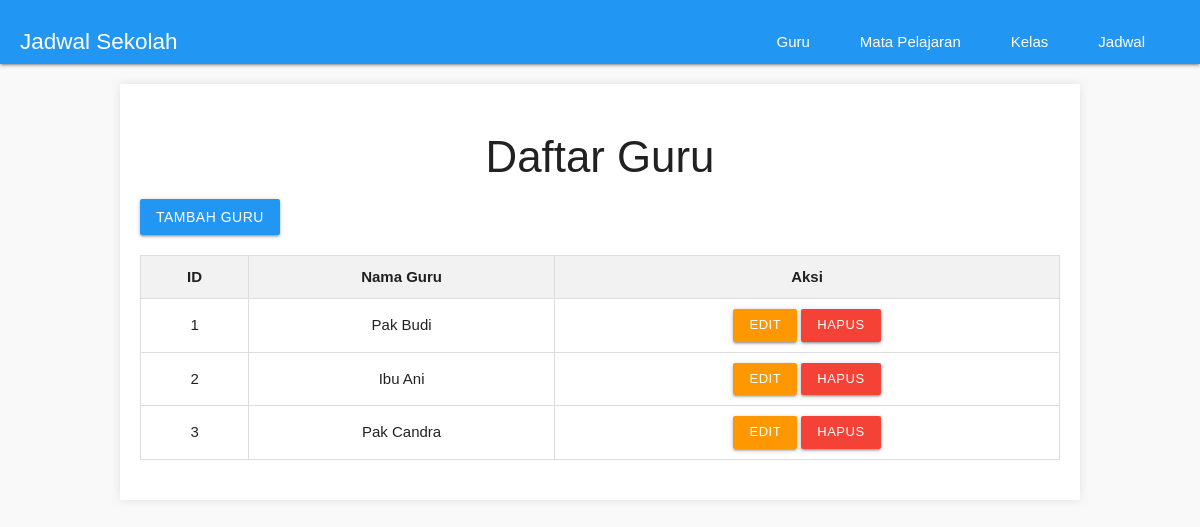
The app's page /public/guru with its own data.
### tables this page shows
CREATE TABLE IF NOT EXISTS guru (
    id_guru INT AUTO_INCREMENT PRIMARY KEY,
    nama_guru VARCHAR(100) NOT NULL
);

### app/controllers/GuruController.php (called while the page is built, shortened)
<?php
include_once '../app/models/GuruModel.php';
class GuruController {
    private $model;
    public function __construct($db) {
        $this->model = new GuruModel($db);
    }
    public function index() {
        $result = $this->model->getAll();
        include '../app/views/guru/index.php';
    }
}
?>

### app/models/GuruModel.php (called while the page is built, shortened)
<?php
class GuruModel {
    private $conn;
    private $table = 'guru';
    public function __construct($db) {
        $this->conn = $db;
    }
    public function getAll() {
        $query = "SELECT * FROM " . $this->table;
        $stmt = $this->conn->prepare($query);
        $stmt->execute();
        return $stmt;
    }
}
?>

### app/views/guru/index.php (the view)
<?php include '../app/templates/header.php'; ?>
<h3 class="center-align">Daftar Guru</h3>
<div class="row">
    <a href="<?php echo BASE_URL; ?>guru/tambah" class="btn waves-effect waves-light blue">Tambah Guru</a>
</div>
<table class="highlight centered">
    <thead>
        <tr>
            <th>ID</th>
            <th>Nama Guru</th>
            <th>Aksi</th>
        </tr>
    </thead>
    <tbody>
        <?php while ($row = $result->fetch(PDO::FETCH_ASSOC)): ?>
            <tr>
                <td><?php echo $row['id_guru']; ?></td>
                <td><?php echo $row['nama_guru']; ?></td>
                <td>
                    <a href="<?php echo BASE_URL; ?>guru/edit/<?php echo $row['id_guru']; ?>" class="btn-small orange">Edit</a>
                    <a href="<?php echo BASE_URL; ?>guru/hapus/<?php echo $row['id_guru']; ?>" class="btn-small red" onclick="return confirm('Yakin ingin menghapus?')">Hapus</a>
                </td>
            </tr>
        <?php endwhile; ?>
    </tbody>
</table>
<?php include '../app/templates/footer.php'; ?>

### public/assets/css/styles.css (style rules this page uses)
body { font-family: Arial, sans-serif; background-color: #f9f9f9; margin: 0; padding: 0; }
table { width: 100%; border-collapse: collapse; margin-bottom: 20px; }
table, th, td { border: 1px solid #ddd; }
th, td { padding: 10px; text-align: left; }
th { background-color: #f2f2f2; }
a { text-decoration: none; color: #007bff; }

### records on screen
guru: id_guru "1", nama_guru "Pak Budi"
guru: id_guru "2", nama_guru "Ibu Ani"
guru: id_guru "3", nama_guru "Pak Candra"
